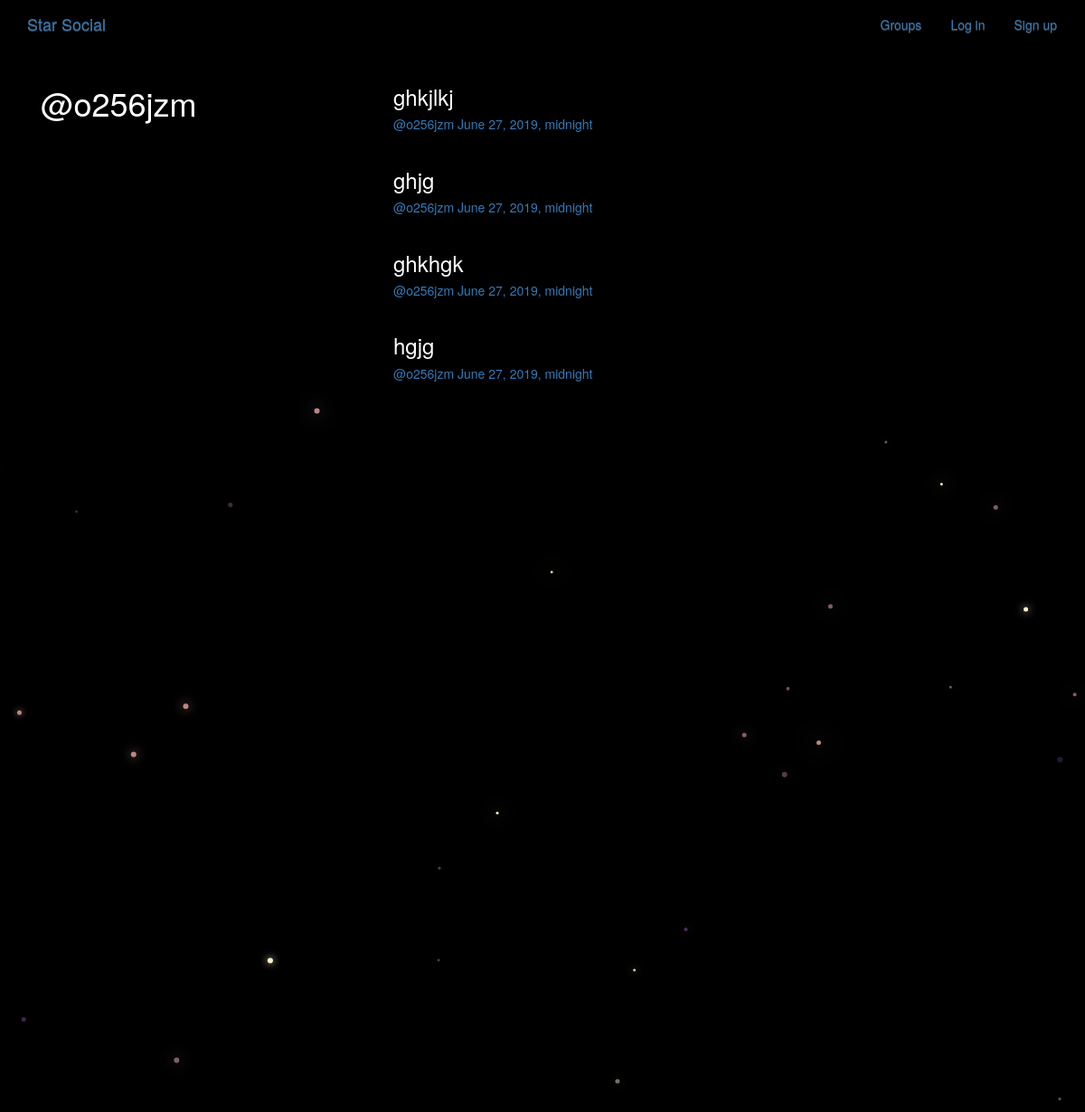
Page /posts/by/o256jzm/ on the committed database.
### posts/models.py (models this page shows, shortened)
class Post(models.Model):
    user = models.ForeignKey(User,related_name='posts',on_delete=models.CASCADE)
    created_at = models.DateTimeField(auto_now=True)
    message = models.TextField()
    message_html = models.TextField(editable=False)
    group = models.ForeignKey(Group,related_name='posts',null=True,blank=True,on_delete=models.CASCADE)
    class Meta:
        ordering = ['-created_at']
        unique_together = ["user","message"]

### posts/views.py (the view)
# urls.py: path('by/<username>/',views.UserPosts.as_view(),name='for_user'),
class UserPosts(generic.ListView):
    model = models.Post
    template_name = 'posts/user_post_list.html'
    def get_queryset(self):
        try:
            self.post_user = User.objects.prefetch_related('posts').get(
            username__iexact=self.kwargs.get('username')
            )
        except User.DoesNotExist:
            raise Http404
        else:
            return self.post_user.posts.all()
    def get_context_data(self,**kwargs):
        context = super().get_context_data(**kwargs)
        context['post_user'] = self.post_user
        return context

### posts/templates/posts/user_post_list.html
{% extends "posts/post_base.html" %}
{% block prepost %}
    <div class="col-md-4">
        <h1>@{{post_user.username}}</h1>
    </div>
{% endblock %}
{% block post_content %}
    <div class="col-md-8">
        {% for post in post_list %}
              {% include "posts/_post.html" %}
        {% endfor %}
    </div>
{% endblock %}

### posts/templates/posts/_post.html (shortened to what this page needs)
<div class="post media">
    <h3>{{post.message_html|safe}}</h3>
    <div class="media-body">
          <h5 class="media-heading">
          <span class="username">
                <a href="{% url 'posts:for_user' username=post.user.username %}">@{{post.user.username}}</a>
          </span>
          <time class="time">
              <a href="{% url 'posts:single' username=post.user.username pk=post.pk %}">
                {{post.created_at}}
              </a>
          </time>
          </h5>
    </div>
</div>

### static/simplesocial/css/master.css (style rules this page uses)
body { margin: 0; overflow: hidden; background-color: black; color:white; }

### rows in the picture
Post: message_html "ghkjlkj", user.username "o256jzm", created_at "June 27, 2019, midnight"
Post: message_html "ghjg", user.username "o256jzm", created_at "June 27, 2019, midnight"
Post: message_html "ghkhgk", user.username "o256jzm", created_at "June 27, 2019, midnight"
Post: message_html "hgjg", user.username "o256jzm", created_at "June 27, 2019, midnight"

### other values in the picture
{{ post_user.username }} "o256jzm"
